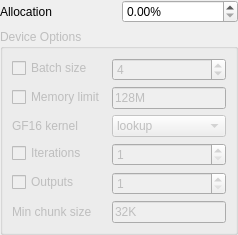
         <widget class="QWidget" name="page_2">
          <layout class="QVBoxLayout" name="verticalLayout_7">
           <property name="leftMargin">
            <number>0</number>
           </property>
           <property name="topMargin">
            <number>0</number>
           </property>
           <property name="rightMargin">
            <number>0</number>
           </property>
           <property name="bottomMargin">
            <number>0</number>
           </property>
           <item>
            <layout class="QHBoxLayout" name="horizontalLayout_10">
             <item>
              <widget class="QLabel" name="label_6">
               <property name="text">
                <string>Allocation</string>
               </property>
               <property name="buddy">
                <cstring>txtOclAlloc</cstring>
               </property>
              </widget>
             </item>
             <item>
              <widget class="QDoubleSpinBox" name="txtOclAlloc">
               <property name="maximumSize">
                <size>
                 <width>120</width>
                 <height>16777215</height>
                </size>
               </property>
               <property name="toolTip">
                <string>&lt;html&gt;&lt;head/&gt;&lt;body&gt;&lt;p&gt;The fraction of each slice to be processed on this device&lt;/p&gt;&lt;/body&gt;&lt;/html&gt;</string>
               </property>
               <property name="suffix">
                <string notr="true">%</string>
               </property>
               <property name="maximum">
                <double>100.000000000000000</double>
               </property>
               <property name="singleStep">
                <double>5.000000000000000</double>
               </property>
              </widget>
             </item>
            </layout>
           </item>
           <item>
            <widget class="QGroupBox" name="grpOpenclOpts">
             <property name="enabled">
              <bool>false</bool>
             </property>
             <property name="title">
              <string>Device Options</string>
             </property>
             <layout class="QFormLayout" name="formLayout_3">
              <item row="0" column="0">
               <widget class="QCheckBox" name="chkOclBatch">
                <property name="text">
                 <string>Batch size</string>
                </property>
               </widget>
              </item>
              <item row="0" column="1">
               <widget class="QSpinBox" name="txtOclBatch">
                <property name="enabled">
                 <bool>false</bool>
                </property>
                <property name="maximumSize">
                 <size>
                  <width>120</width>
                  <height>16777215</height>
                 </size>
                </property>
                <property name="toolTip">
                 <string>&lt;html&gt;&lt;head/&gt;&lt;body&gt;&lt;p&gt;Number of input slices to process at once&lt;/p&gt;&lt;/body&gt;&lt;/html&gt;</string>
                </property>
                <property name="minimum">
                 <number>1</number>
                </property>
                <property name="maximum">
                 <number>32768</number>
                </property>
                <property name="value">
                 <number>4</number>
                </property>
               </widget>
              </item>
              <item row="1" column="0">
               <widget class="QCheckBox" name="chkOclMemory">
                <property name="text">
                 <string>Memory limit</string>
                </property>
               </widget>
              </item>
              <item row="1" column="1">
               <widget class="SizeEdit" name="txtOclMemory">
                <property name="enabled">
                 <bool>false</bool>
                </property>
                <property name="maximumSize">
                 <size>
                  <width>120</width>
                  <height>16777215</height>
                 </size>
                </property>
                <property name="toolTip">
                 <string>&lt;html&gt;&lt;head/&gt;&lt;body&gt;&lt;p&gt;Maximum amount of the device's memory to allocate to holding recovery slices&lt;/p&gt;&lt;/body&gt;&lt;/html&gt;</string>
                </property>
                <property name="text">
                 <string>128M</string>
                </property>
               </widget>
              </item>
              <item row="2" column="0">
               <widget class="QLabel" name="lblOclKernel">
                <property name="text">
                 <string>GF16 kernel</string>
                </property>
                <property name="buddy">
                 <cstring>cboOclKernel</cstring>
                </property>
               </widget>
              </item>
              <item row="2" column="1">
               <widget class="QComboBox" name="cboOclKernel">
                <property name="maximumSize">
                 <size>
                  <width>120</width>
                  <height>16777215</height>
                 </size>
                </property>
                <property name="toolTip">
                 <string>&lt;html&gt;&lt;head/&gt;&lt;body&gt;&lt;p&gt;The core kernel used for computing recovery&lt;/p&gt;&lt;/body&gt;&lt;/html&gt;</string>
                </property>
                <property name="currentIndex">
                 <number>0</number>
                </property>
                <item>
                 <property name="text">
                  <string notr="true">lookup</string>
                 </property>
                </item>
                <item>
                 <property name="text">
                  <string notr="true">lookup_half</string>
                 </property>
                </item>
                <item>
                 <property name="text">
                  <string notr="true">lookup_nc</string>
                 </property>
                </item>
                <item>
                 <property name="text">
                  <string notr="true">lookup_half_nc</string>
                 </property>
                </item>
                <item>
                 <property name="text">
                  <string notr="true">log</string>
                 </property>
                </item>
                <item>
                 <property name="text">
                  <string notr="true">log_small</string>
                 </property>
                </item>
                <item>
                 <property name="text">
                  <string notr="true">log_small2</string>
                 </property>
                </item>
                <item>
                 <property name="text">
                  <string notr="true">log_tiny</string>
                 </property>
                </item>
                <item>
                 <property name="text">
                  <string notr="true">log_small_lm</string>
                 </property>
                </item>
                <item>
                 <property name="text">
                  <string notr="true">log_tiny_lm</string>
                 </property>
                </item>
                <item>
                 <property name="text">
                  <string notr="true">by2</string>
                 </property>
                </item>
               </widget>
              </item>
              <item row="3" column="0">
               <widget class="QCheckBox" name="chkOclIters">
                <property name="text">
                 <string>Iterations</string>
                </property>
               </widget>
              </item>
              <item row="3" column="1">
               <widget class="QSpinBox" name="txtOclIters">
                <property name="enabled">
                 <bool>false</bool>
                </property>
                <property name="maximumSize">
                 <size>
                  <width>120</width>
                  <height>16777215</height>
                 </size>
                </property>
                <property name="toolTip">
                 <string>&lt;html&gt;&lt;head/&gt;&lt;body&gt;&lt;p&gt;The target number of iterations to process per workgroup&lt;/p&gt;&lt;/body&gt;&lt;/html&gt;</string>
                </property>
                <property name="minimum">
                 <number>1</number>
                </property>
                <property name="maximum">
                 <number>1000000000</number>
                </property>
                <property name="value">
                 <number>1</number>
                </property>
               </widget>
              </item>
              <item row="4" column="0">
               <widget class="QCheckBox" name="chkOclOutputs">
                <property name="text">
                 <string>Outputs</string>
                </property>
               </widget>
              </item>
              <item row="4" column="1">
               <widget class="QSpinBox" name="txtOclOutputs">
                <property name="enabled">
                 <bool>false</bool>
                </property>
                <property name="maximumSize">
                 <size>
                  <width>120</width>
                  <height>16777215</height>
                 </size>
                </property>
                <property name="toolTip">
                 <string>&lt;html&gt;&lt;head/&gt;&lt;body&gt;&lt;p&gt;Target number of recovery slices to generate per workgroup&lt;/p&gt;&lt;/body&gt;&lt;/html&gt;</string>
                </property>
                <property name="minimum">
                 <number>1</number>
                </property>
                <property name="maximum">
                 <number>65535</number>
                </property>
                <property name="value">
                 <number>1</number>
                </property>
               </widget>
              </item>
              <item row="5" column="0">
               <widget class="QLabel" name="lblOclMinChunk">
                <property name="text">
                 <string>Min chunk size</string>
                </property>
                <property name="buddy">
                 <cstring>txtOclMinChunk</cstring>
                </property>
               </widget>
              </item>
              <item row="5" column="1">
               <widget class="SizeEdit" name="txtOclMinChunk">
                <property name="maximumSize">
                 <size>
                  <width>120</width>
                  <height>16777215</height>
                 </size>
                </property>
                <property name="toolTip">
                 <string>&lt;html&gt;&lt;head/&gt;&lt;body&gt;&lt;p&gt;Minimum slice chunk to send to this device. If this amount cannot be allocated to the device, the device may be excluded from participating in computation.&lt;/p&gt;&lt;/body&gt;&lt;/html&gt;</string>
                </property>
                <property name="text">
                 <string>32K</string>
                </property>
               </widget>
              </item>
             </layout>
            </widget>
           </item>
          </layout>
         </widget>
